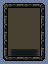

The image is a tile-based game level rendered from a .tmx file. Its description and complete source (layers, tilesets, objects, tile grids) follow:
An orthogonal 6x8 tile map with 8x8 px tiles, 1 tile layer (Tile Layer 1).

<map version="1.9" tiledversion="1.9.2" orientation="orthogonal" renderorder="right-down" width="6" height="8" tilewidth="8" tileheight="8" infinite="0" nextlayerid="2" nextobjectid="1">
 <tileset firstgid="1" source="../MenuUI.tsx" />
 <layer id="1" name="Tile Layer 1" width="6" height="8">
  <data encoding="csv">
2,3,4,3,4,5,
8,10,10,10,10,11,
7,10,10,10,10,9,
8,10,10,10,10,11,
7,10,10,10,10,9,
8,10,10,10,10,11,
7,44,45,45,46,9,
27,28,29,28,29,30
</data>
 </layer>
</map>
